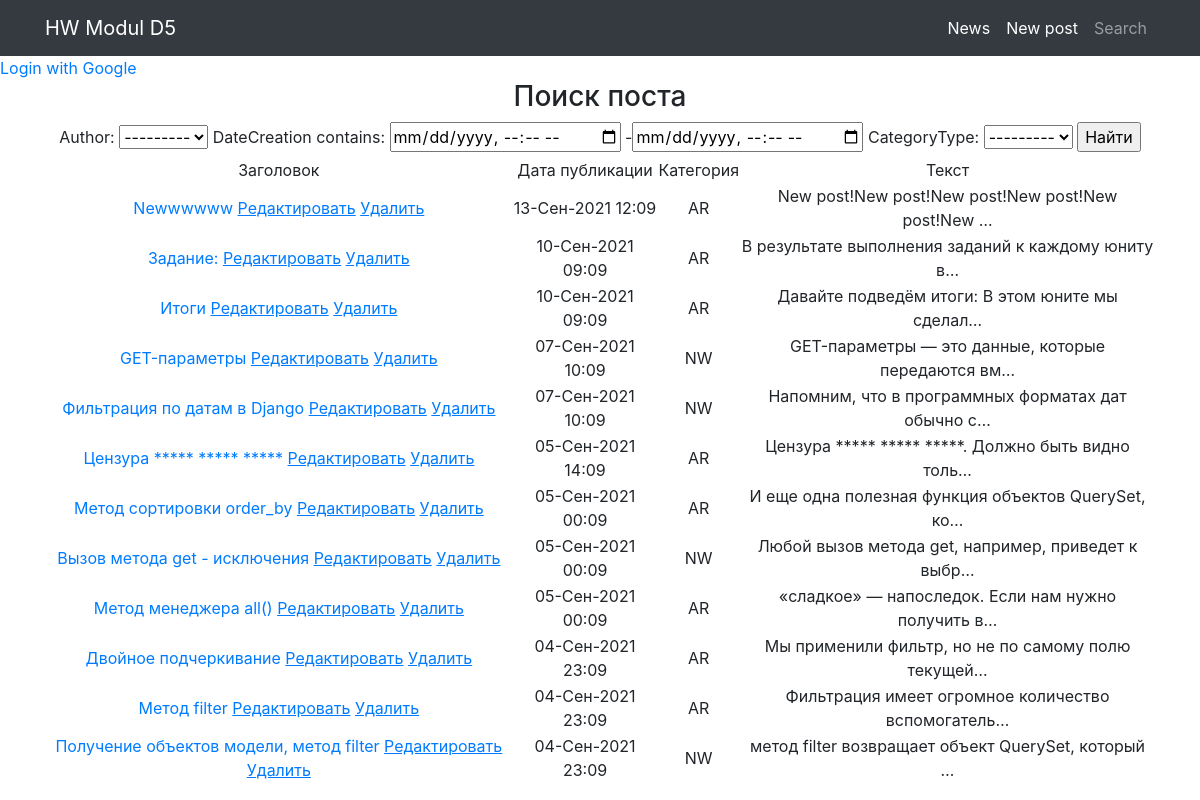
The app's page /news/search/ with its own data.
### news/models.py (models this page shows, shortened)
class Post(models.Model):
    author = models.ForeignKey(Author, on_delete=models.CASCADE)
    NEWS = 'NW'
    ARTICLE = 'AR'
    CATEGORY_CHOICES = (
        (NEWS, 'Новость'),
        (ARTICLE, 'Статья'),
    )
    categoryType = models.CharField(
        max_length=2, choices=CATEGORY_CHOICES, default=ARTICLE)
    dateCreation = models.DateTimeField(auto_now_add=True)
    postCategory = models.ManyToManyField(Category, through='PostCategory')
    title = models.CharField(max_length=128)
    text = models.TextField()
    rating = models.SmallIntegerField(default=0)

### news/views.py (the view)
# urls.py: path('search/', PostSearch.as_view(), name='search'),
class PostSearch(PostList):
    template_name = 'flatpages/search.html'
    context_object_name = 'search'
    filter_class = PostFilter
    def get_filter(self):
        return PostFilter(self.request.GET, queryset=super().get_queryset())
    def get_queryset(self):
        return self.get_filter().qs
    def get_context_data(self, *args, **kwargs):
        context = super().get_context_data(*args, **kwargs)
        context['filter'] = PostFilter(
            self.request.GET, queryset=self.get_queryset())
        return context

### news/models.py (called while the page is built)
    def __str__(self) -> str:
        return self.authorUser.username

### news/templatetags/custom_filters.py (called while the page is built)
@register.filter(name='censor')
def censor(value):
    for word in censor_list:
        value = value.replace(word, '*****')
    return value

### news/views.py (called while the page is built)
    def get_context_data(self, **kwargs):
        context = super().get_context_data(**kwargs)
        context['is_not_authors'] = not self.request.user.groups.filter(
            name='authors').exists()
        return context

### templates/flatpages/search.html (shortened to what this page needs)
{% extends 'flatpages/default.html' %}
{% load custom_filters %}
{% block content %}
<h3>Поиск поста</h3>
<form method="GET">
    {{ filter.form }}
    <input type="submit" value="Найти">
</form>
{% if filter %}
<table>
    <tr>
        <td>
            Заголовок
        </td>
        <td>
            Дата публикации
        </td>
        <td>
            Категория
        </td>
        <td>
            Текст
        </td>
        </tr>
{% for filter in filter.qs %}
    <tr>
        <td>
            <a href="{% url 'post' filter.id %}">{{ filter.title|censor }}</a>
            <a href="{% url 'post_update' filter.id %}"><u>Редактировать</u></a>
            <a href="{% url 'post_delete' filter.id %}"><u> Удалить </u></a>
        </td>
        <td>
            {{ filter.dateCreation|date:'d-M-Y H:m' }}
        </td>
        <td>
            {{ filter.categoryType }}
        </td>
        <td>
            {{ filter.text|truncatechars:50|censor }}
        </td>
    </tr>
{% endfor %}
</table>
{% endif %}
{% endblock content %}

### records on screen
Post: title|censor "Newwwwww", dateCreation "13-Сен-2021 12:09", categoryType "AR", text|censor "New post!New post!New post!New post!New post!New …"
Post: title|censor "Задание:", dateCreation "10-Сен-2021 09:09", categoryType "AR", text|censor "В результате выполнения заданий к каждому юниту в…"
Post: title|censor "Итоги", dateCreation "10-Сен-2021 09:09", categoryType "AR", text|censor "Давайте подведём итоги: В этом юните мы сделал…"
Post: title|censor "GET-параметры", dateCreation "07-Сен-2021 10:09", categoryType "NW", text|censor "GET-параметры — это данные, которые передаются вм…"
Post: title|censor "Фильтрация по датам в Django", dateCreation "07-Сен-2021 10:09", categoryType "NW", text|censor "Напомним, что в программных форматах дат обычно с…"
Post: title|censor "Цензура ***** ***** *****", dateCreation "05-Сен-2021 14:09", categoryType "AR", text|censor "Цензура ***** ***** *****. Должно быть видно толь…"
Post: title|censor "Метод сортировки order_by", dateCreation "05-Сен-2021 00:09", categoryType "AR", text|censor "И еще одна полезная функция объектов QuerySet, ко…"
Post: title|censor "Вызов метода get - исключения", dateCreation "05-Сен-2021 00:09", categoryType "NW", text|censor "Любой вызов метода get, например, приведет к выбр…"
Post: title|censor "Метод менеджера all()", dateCreation "05-Сен-2021 00:09", categoryType "AR", text|censor "«сладкое» — напоследок. Если нам нужно получить в…"
Post: title|censor "Двойное подчеркивание", dateCreation "04-Сен-2021 23:09", categoryType "AR", text|censor "Мы применили фильтр, но не по самому полю текущей…"
Post: title|censor "Метод filter", dateCreation "04-Сен-2021 23:09", categoryType "AR", text|censor "Фильтрация имеет огромное количество вспомогатель…"
Post: title|censor "Получение объектов модели, метод filter", dateCreation "04-Сен-2021 23:09", categoryType "NW", text|censor "метод filter возвращает объект QuerySet, который …"
